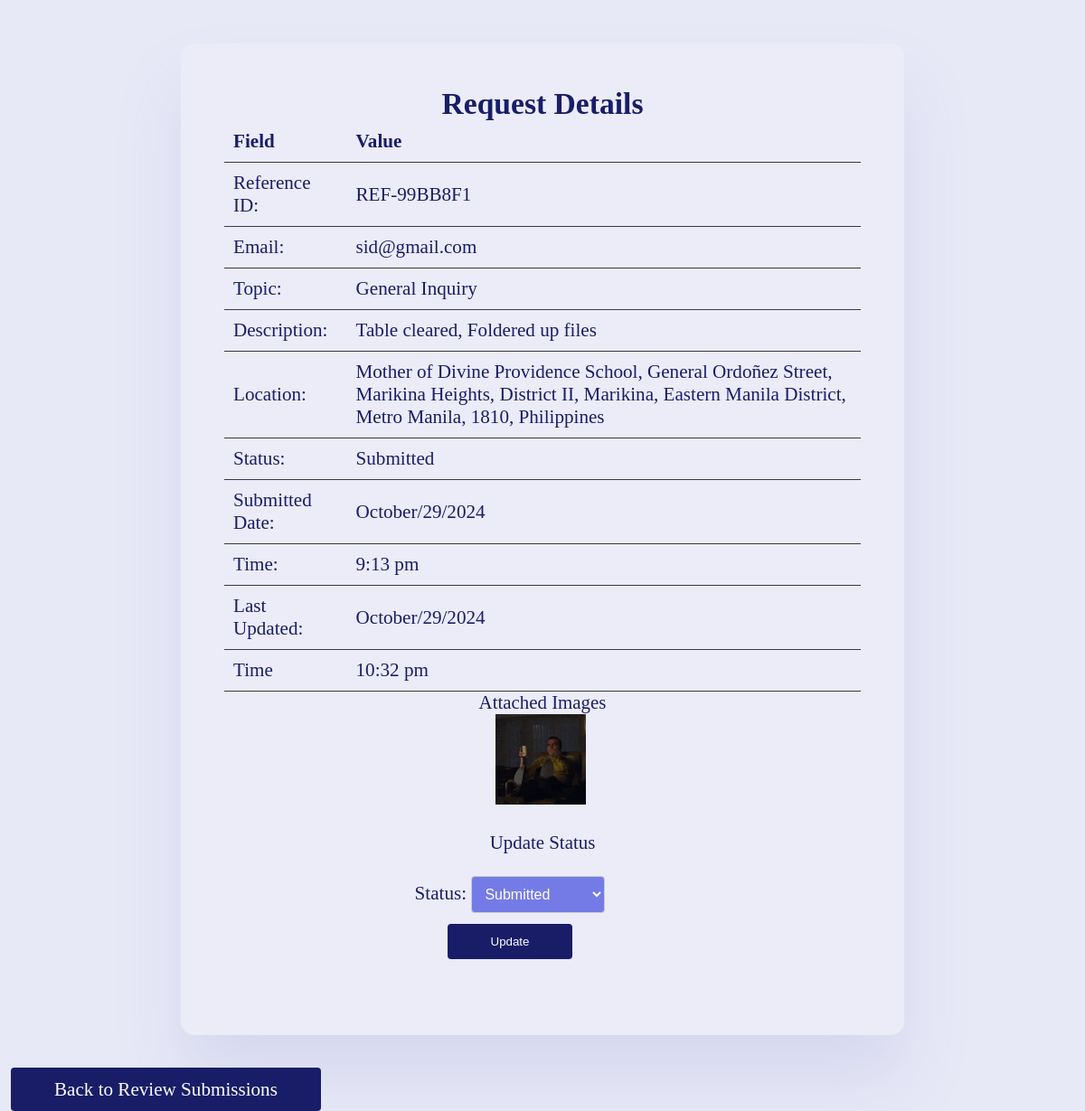
The page /admin/php/view_request.php?reference_id=REF-99BB8F1 (signed in) on the database its author committed.
### tables this page shows
CREATE TABLE `request` (
  `email` varchar(200) NOT NULL,
  `topic` varchar(100) NOT NULL,
  `description` varchar(500) NOT NULL,
  `location` varchar(250) NOT NULL,
  `images` varchar(255) NOT NULL,
  `reference_id` varchar(255) NOT NULL,
  `submitted_date` datetime NOT NULL DEFAULT current_timestamp(),
  `last_updated` datetime NOT NULL DEFAULT current_timestamp(),
  `status` varchar(50) NOT NULL DEFAULT 'Submitted'
);

### admin/php/view_request.php (the view, shortened to what this page needs)
<?php
include '../../user/config.php';
$reference_id = $_GET['reference_id'];
$sql = "SELECT * FROM Request WHERE reference_id = ?";
$stmt = $conn->prepare($sql);
$stmt->bind_param("s", $reference_id);
$stmt->execute();
$result = $stmt->get_result();
$request = $result->fetch_assoc();
$all_statuses = ['Submitted', 'Reviewed', 'In Progress', 'Completed', 'Cancelled'];
$current_status = $request['status'];
?>
<!DOCTYPE html>
<html lang="en">
<head>
    <link rel="stylesheet" href="../../style.css">
</head>
<body>
<div class="view-request-container">
    <div class="view-request-header">
        <h2>Request Details</h2>
        <table>
            <tr>
                <th>Field</th>
                <th>Value</th>
            </tr>
            <tr>
                <td>Reference ID:</td>
                <td><?php echo htmlspecialchars($request['reference_id']); ?></td>
            </tr>
            <tr>
                <td>Email:</td>
                <td><?php echo htmlspecialchars($request['email']); ?></td>
            </tr>
            <tr>
                <td>Topic:</td>
                <td><?php echo htmlspecialchars($request['topic']); ?></td>
            </tr>
            <tr>
                <td>Description:</td>
                <td><?php echo htmlspecialchars($request['description']); ?></td>
            </tr>
            <tr>
                <td>Location:</td>
                <td><?php echo htmlspecialchars($request['location']); ?></td>
            </tr>
            <tr>
                <td>Status:</td>
                <td><?php echo htmlspecialchars($request['status']); ?></td>
            </tr>
            <tr>
                <td>Submitted Date:</td>
            <td><?php
                $submittedDate = new DateTime($request['submitted_date']);
                echo $submittedDate->format('F/j/Y');
            ?></td>
            </tr>
             <tr>
            <td>Time:</td>
            <td><?php
                echo $submittedDate->format('g:i a');
            ?></td>
            </tr>
            <tr>
            <td>Last Updated:</td>
            <td>
                <?php
                    $lastUpdatedDate = new DateTime($request['last_updated']);
                    echo $lastUpdatedDate->format('F/j/Y');
                ?>
            </td>
            <tr>
            <td> Time </td>
             <td>   <?php
                    echo $lastUpdatedDate->format('g:i a');
                ?>
            </td>
            </tr>
            </tr>
        </table>
        <div class="images-container">
            <h3>Attached Images</h3>
            <div class="image-gallery">
                <?php if (!empty($request['images']) && $request['images'] !== 'NULL'): ?>
                    <?php $images = explode(',', $request['images']); ?>
                    <?php foreach ($images as $image): ?>
                        <img src="../../uploads/<?php echo htmlspecialchars($image); ?>" class="request-image" style="width:100px; margin-right: 5px; cursor: pointer;" alt="Attached Image" onclick="openModal(this.src)">
                    <?php endforeach; ?>
                <?php else: ?>
                    <p>No image attached.</p>
                <?php endif; ?>
            </div>
        </div>
        <div class="statuschange">
            <h3>Update Status</h3>
            <div class="view-updatestatus">
                <form method="POST" action="">
                    <label for="status">Status:</label>
                    <select name="status" id="status" <?php echo ($current_status === 'Completed' || $current_status === 'Cancelled') ? 'disabled' : ''; ?>>
                        <?php foreach ($all_statuses as $status): ?>
                            <option value="<?php echo $status; ?>" <?php if ($status === $current_status) echo 'selected'; ?>><?php echo $status; ?></option>
                        <?php endforeach; ?>
                    </select>
                    <div class="updaterequeststatus">
                        <?php if ($current_status !== 'Completed' && $current_status !== 'Cancelled'): ?>
                            <button type="submit">Update</button>
                        <?php else: ?>
                            <p>Status cannot be changed.</p>
                        <?php endif; ?>
                    </div>
                </form>
            </div>
        </div>
    </div>
</div>
<div class="backtoreview">
    <a href="../reviewsubmissions.php">Back to Review Submissions</a>
</div>
</body>
</html>

### style.css (style rules this page uses)
:root { --color-text: #0b0c18; --color-header: #0000; --color-background: #e8e9f7; --color-background-lighter: #ebecf7; --color-primary: #191d67; --color-secondary: #757be6; --color-accent: #141db8; --color-white: #fff; --color-dark: #363949; --color-light: rgba(132, 139, 200, 0.18); --color-dark-variant: #677483; --box-shadow: 0 2rem 3rem var(--color-light); }
* { margin: 0; padding: 0; outline: 0; border: 0; text-decoration: none; box-sizing: border-box; }
html { font-size: 24px; }
body { width: 100vw; height: 100vh; font-family: 'Poppins'; font-size: 0.88rem; user-select: none; overflow-x: hidden; color: var(--color-text); background-color: var(--color-background); }
a { color: var(--color-text); }
h2 { font-weight: 600; font-size: 1.4rem; }
h3 { font-weight: 500; font-size: 0.87rem; }
table { width: 100%; border-collapse: collapse; color: var(--color-background-lighter); }
table th, table td { padding: 10px; text-align: left; border-bottom: 1px solid var(--color-dark); color: var(--color-primary); }
select { background-color: var(--color-secondary); color: white; border: 1px solid #ccc; border-radius: 4px; padding: 10px; font-size: 16px; cursor: pointer; transition: background-color 0.3s ease; }
html { scroll-behavior: smooth; }
.view-request-container { margin: 2rem auto; padding: 2rem; background-color: var(--color-background-lighter); border-radius: 15px; box-shadow: var(--box-shadow); max-width: 800px; }
.view-request-header { margin-bottom: 1.5rem; text-align: center; color: var(--color-primary); }
.view-request-header h2 { margin: 0; }
.view-updatestatus { justify-content: left; }
.backtoreview a { background-color: var(--color-primary); color: var(--color-white); margin-top: 0.5rem; margin-left: 0.5rem; padding: 0.5rem 2rem; border: none; border-radius: 4px; cursor: pointer; transition: background-color 0.3s ease; }
.updaterequeststatus button { background-color: var(--color-primary); color: var(--color-white); margin-top: 0.5rem; padding: 0.5rem 2rem; border: none; border-radius: 4px; cursor: pointer; transition: background-color 0.3s ease; }
.statuschange { margin-top: 1rem; }
.view-updatestatus { margin-top: 1rem; margin-right: 3rem; }

### rows shown on the page
request: reference "REF-99BB8F1", email "sid@gmail.com", topic "General Inquiry", description "Table cleared, Foldered up files", location "Mother of Divine Providence School, General Ordoñez Street, Marikina Heights, District II, Marikina, Eastern Manila District, Metro Manila, 1810, Philippines", status "Submitted", submitted_date "October/29/2024", submitted_date "9:13 pm", last_updated "October/29/2024", last_updated "10:32 pm", images (picture)
